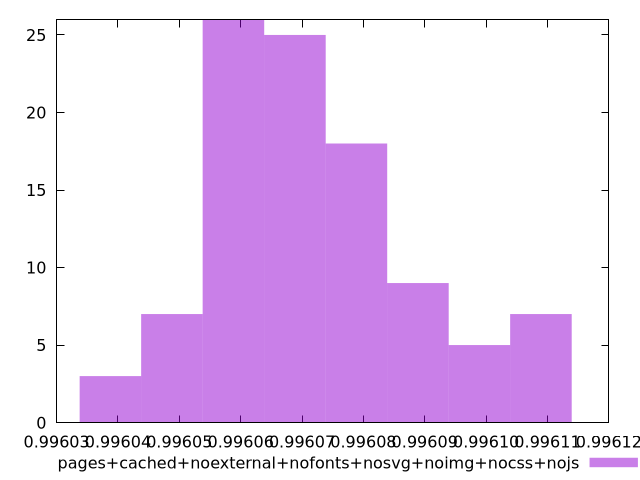

This chart was generated by the following gnuplot code:
$_pagesCachedNoexternalNofontsNosvgNoimgNocssNojs <<EOF
0.9960588099456261 26
0.9960989000548992 5
0.9960788550002627 18
0.9961089225822175 7
0.9960888775275809 9
0.9960688324729444 25
0.9960387648909895 3
0.9960487874183078 7
EOF
set key outside below
set terminal pngcairo
set output "report_00006_2020-11-02T20-21-41.718Z/largest-contentful-paint/pages+cached+noexternal+nofonts+nosvg+noimg+nocss+nojs//hist.png"
set yrange [0:26]
set boxwidth 0.000010022527318283252
set style fill transparent solid 0.5 noborder
plot $_pagesCachedNoexternalNofontsNosvgNoimgNocssNojs title "pages+cached+noexternal+nofonts+nosvg+noimg+nocss+nojs" with boxes ,
